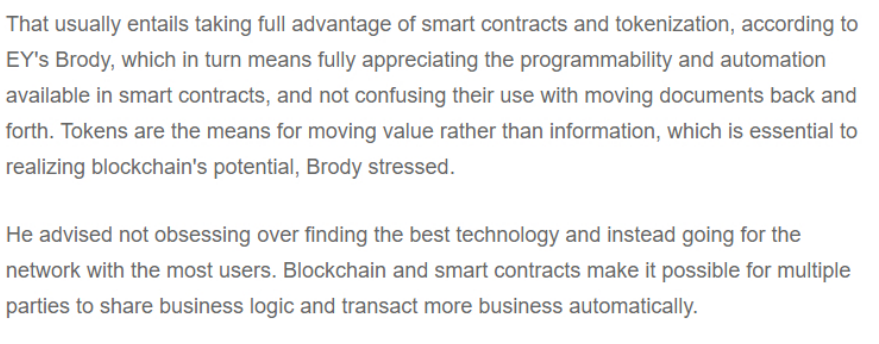
#> input picture test.PNG, 879 x 344 px
$ python main.py
#> lines starting #> are read from the running program, lines starting #| are printed output that depends on the picture; after the words box and inside, x2 and y2 are one past the last pixel; in counts of white or black regions, pixels touching at a corner belong together
import cv2
import pytesseract

pytesseract.pytesseract.tesseract_cmd = 'C:/Program Files (x86)/Tesseract-OCR/tesseract.exe'

img = cv2.imread("test.PNG")
#> img is the input picture: shape (344, 879, 3); mean B, G, R 240.4, 240.5, 240.5


# Convert the image to gray scale
gray = cv2.cvtColor(img, cv2.COLOR_BGR2GRAY)

ret, thresh1 = cv2.threshold(gray, 0, 255, cv2.THRESH_OTSU | cv2.THRESH_BINARY_INV)
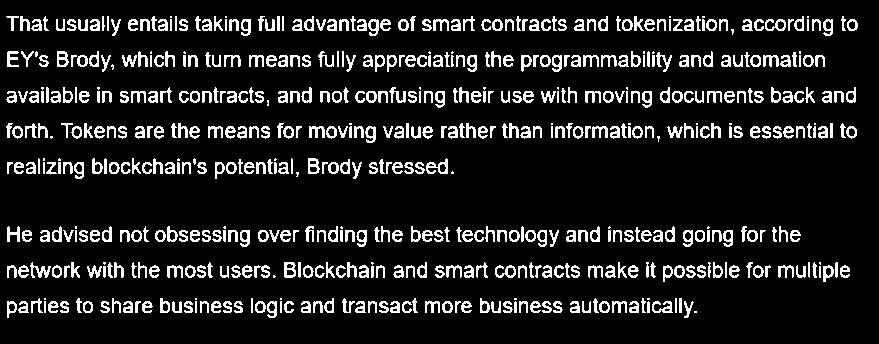
#> thresh1: shape (344, 879); 12% white in thin lines or dots, all inside (x1, y1, x2, y2) = (6, 16, 858, 318)
#> ret = 202


rect_kernel = cv2.getStructuringElement(cv2.MORPH_RECT, (18, 18))

# Applying dilation on the threshold image
dilation = cv2.dilate(thresh1, rect_kernel, iterations=1)
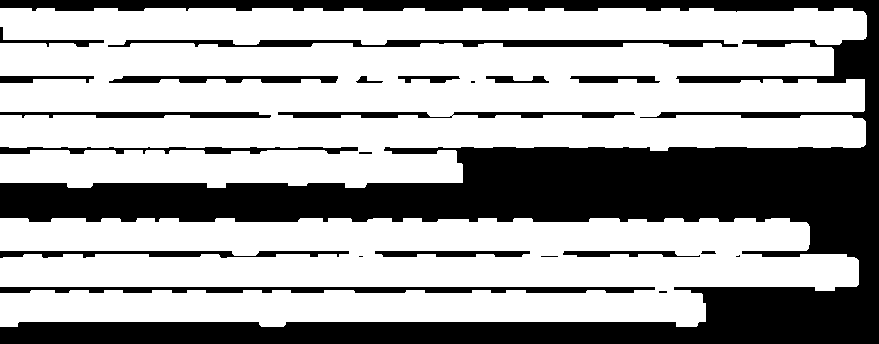
#> dilation: shape (344, 879); 65.1% white; 23 black regions (5 under 20 px)

# Finding contours
contours, hierarchy = cv2.findContours(dilation, cv2.RETR_EXTERNAL,
                                       cv2.CHAIN_APPROX_NONE)
#> contours = 2 contours; box (x1, y1, x2, y2) and area: (0, 8, 867, 188) 126614, (0, 218, 859, 327) 73802

# Creating a copy of image
im2 = img.copy()

# A text file is created and flushed
file = open("recognized.txt", "w+")
file.write("")
file.close()


for cnt in contours:
    x, y, w, h = cv2.boundingRect(cnt)

    # Drawing a rectangle on copied image
    rect = cv2.rectangle(im2, (x, y), (x + w, y + h), (0, 255, 0), 2)

    # Cropping the text block for giving input to OCR
    cropped = im2[y:y + h, x:x + w]

    # Open the file in append mode
    file = open("recognized.txt", "a")

    # Apply OCR on the cropped image
#> (the run stopped early here; a loop or call above may not have finished)
